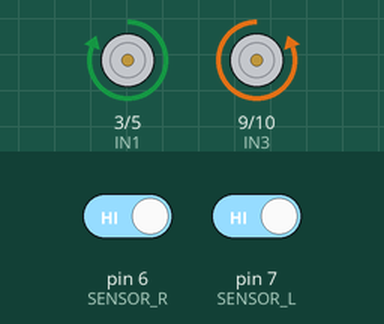
The sketch below on a simulated Arduino Uno, built with avr-gcc and run on an emulated ATmega328P. On the bench: motor-driver pin pairs drawn as motors (green arrow = first pin HIGH = forward, orange = second pin HIGH = backward, longer = more drive). The inputs (shaded band) are chosen by the test bench; at power-on: pin 6 (SENSOR_R) HIGH, pin 7 (SENSOR_L) HIGH.

Above: at 1.2 s.
1.3 s: pin 6 (SENSOR_R) driven LOW
At 2.5 s:
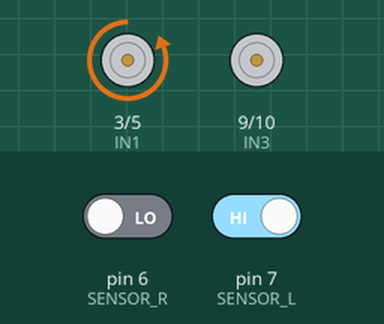
2.8 s: pin 7 (SENSOR_L) driven LOW
At 3.7 s:
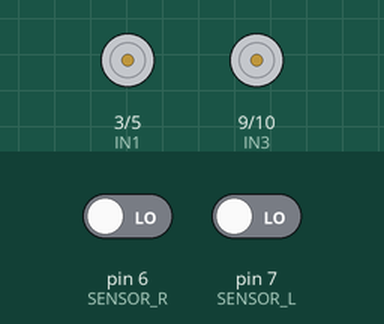
4.3 s: pin 6 (SENSOR_R) driven HIGH
At 4.8 s:
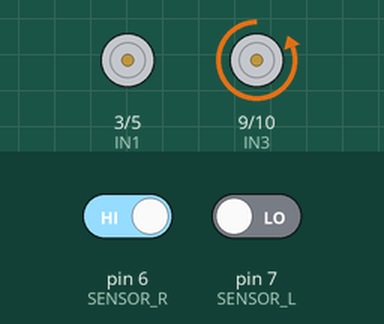
5.8 s: pin 7 (SENSOR_L) driven HIGH
At 7.2 s:
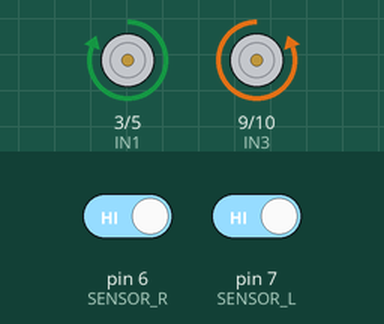
Timing chart, 0 to 8.3 s (numbered marks = the images above; inputs shaded):
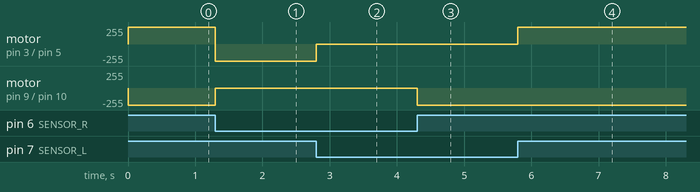

Measured:
- after the input at 1.3 s, motor on pin 3 (IN1) / pin 5 (IN2): forward 255/255 → backward 255/255 at once; motor on pin 9 (IN3) / pin 10 (IN4): backward 255/255 → stopped at once
- after the input at 2.8 s, motor on pin 3 (IN1) / pin 5 (IN2): backward 255/255 → stopped at once
- after the input at 4.3 s, motor on pin 9 (IN3) / pin 10 (IN4): stopped → backward 255/255 at once
- after the input at 5.8 s, motor on pin 3 (IN1) / pin 5 (IN2): stopped → forward 255/255 at once

The sketch:

line.ino
```cpp
#include <SoftwareSerial.h>
#define IN1 3
#define IN2 5
#define IN3 9
#define IN4 10

 //적외선 센서
int SENSOR_L =  7;      // 라인트레이서 왼쪽 센서
int SENSOR_R = 6;      // 라인트레이서 오른쪽 센서

void forward() {    // 전진 : 모터 두 개를 모두 정회전 시킴
      digitalWrite(IN1, HIGH);
      digitalWrite(IN2, LOW);
      digitalWrite(IN3, LOW);
      digitalWrite(IN4, HIGH);
}
void back() {    // 후진 : 모터 두 개를 모두 역회전 시킴
      digitalWrite(IN1, LOW);
      digitalWrite(IN2, HIGH);
      digitalWrite(IN3, HIGH);
      digitalWrite(IN4, LOW);
}
void left() {    // 좌회전 : 오른쪽 모터만 정회전 시킴
      digitalWrite(IN1, LOW);
      digitalWrite(IN2, LOW);
      digitalWrite(IN3, LOW);
      digitalWrite(IN4, HIGH);
}
void right() {   // 우회전 : 왼쪽 모터만 정회전 시킴
      digitalWrite(IN1, LOW);
      digitalWrite(IN2, HIGH);
      digitalWrite(IN3, LOW);
      digitalWrite(IN4, LOW);
}
void stop() {    // 정지 : 2개의 모터 모두 회전 멈춤
      digitalWrite(IN1, LOW);
      digitalWrite(IN2, LOW);
      digitalWrite(IN3, LOW);
      digitalWrite(IN4, LOW);
}
void setup() {
    Serial.begin(115200);
  pinMode(IN1, OUTPUT);     // A 모터 1
  pinMode(IN2, OUTPUT);     // A 모터 2
  pinMode(IN3, OUTPUT);     // B 모터 1
  pinMode(IN4, OUTPUT);     // B 모터 2
  pinMode(SENSOR_L, INPUT);
  pinMode(SENSOR_R, INPUT);
}

void loop() {
// 만약 양쪽 센서가 모두 선 ‘미감지’(반사신호’OK’) 경우 : 전진

if (!digitalRead(SENSOR_L) && !digitalRead(SENSOR_R)) {

  stop();

 }


// 만약 왼쪽 센서만 ‘선감지(반사신호X)’ 경우 :  좌회전

else if (!digitalRead(SENSOR_L) && digitalRead(SENSOR_R)) {

  left();

 }


// 만약 오른쪽 센서만 ‘선감지(반사신호X)’ 경우 :  우회전

else if (digitalRead(SENSOR_L) && !digitalRead(SENSOR_R)) {

  right();

 }


  // 만약 양쪽 센서 모두 ‘선감지(반사신호X)’ 경우 :  정지

else if (digitalRead(SENSOR_L) && digitalRead(SENSOR_R)) {

  forward();

 }
}
```
